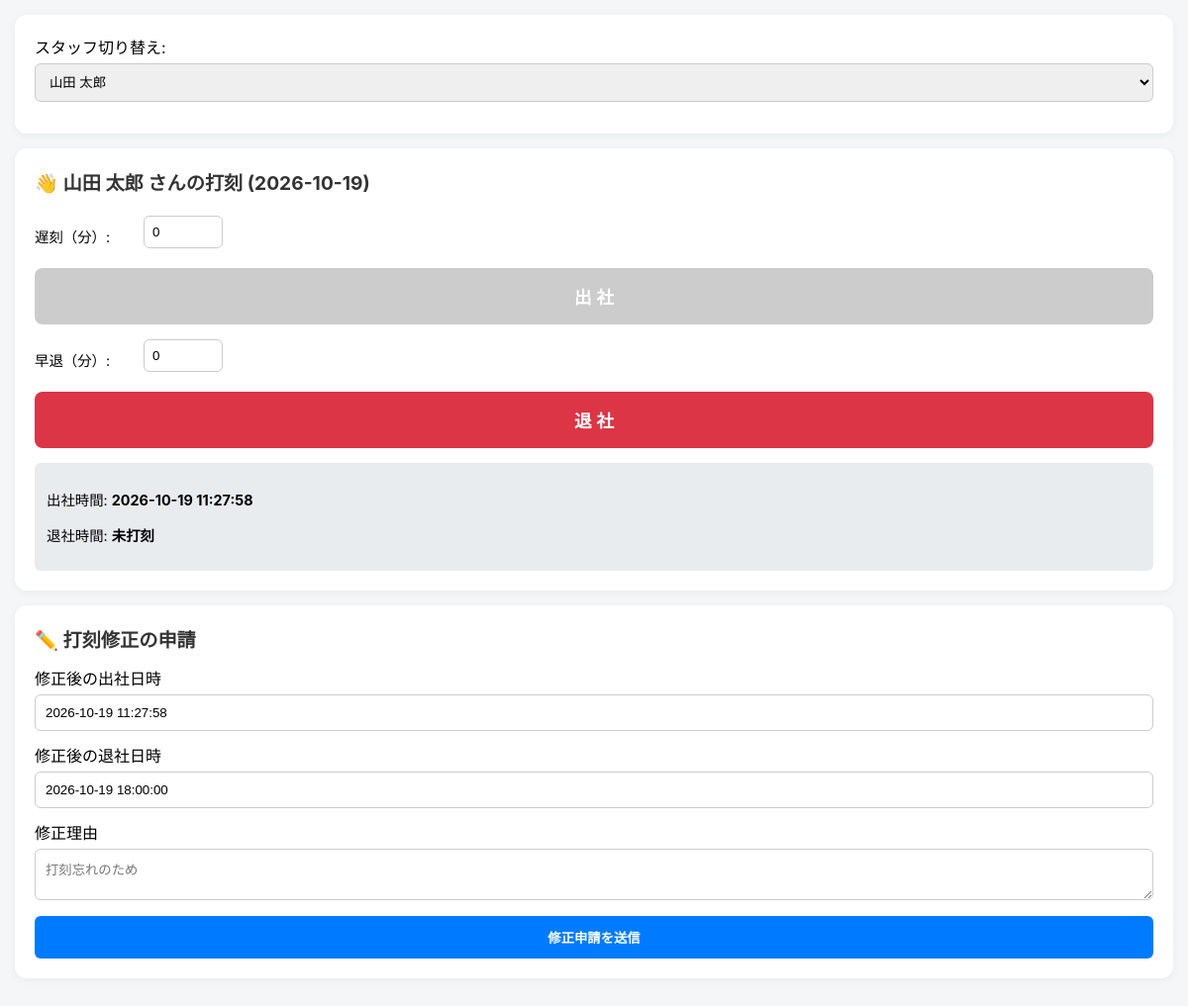
The page / on the database its author committed.
### tables this page shows
CREATE TABLE users (
                id INTEGER PRIMARY KEY AUTOINCREMENT,
                name TEXT NOT NULL,
                role TEXT DEFAULT 'employee'
            );

CREATE TABLE attendance (
                id INTEGER PRIMARY KEY AUTOINCREMENT,
                user_id INTEGER NOT NULL,
                work_date DATE NOT NULL,
                clock_in DATETIME,
                clock_out DATETIME,
                break_minutes INTEGER DEFAULT 60,
                tardy_minutes INTEGER DEFAULT 0,    -- 遅刻（分）
                early_leave_minutes INTEGER DEFAULT 0, -- 早退（分）
                actual_hours REAL DEFAULT 0,
                overtime_hours REAL DEFAULT 0
            );

### app.py (the view)
@app.route('/')
def index():
    user_id = request.args.get('user_id', 1)
    today = datetime.now().strftime('%Y-%m-%d')
    with get_db() as conn:
        user = conn.execute('SELECT * FROM users WHERE id = ?', (user_id,)).fetchone()
        attendance = conn.execute(
            'SELECT * FROM attendance WHERE user_id = ? AND work_date = ?',
            (user_id, today)
        ).fetchone()
        users = conn.execute('SELECT * FROM users').fetchall()
    return render_template('index.html', user=user, attendance=attendance, users=users, today=today)

### app.py (called while the page is built)
def get_db():
    conn = sqlite3.connect(DB_NAME)
    conn.row_factory = sqlite3.Row
    return conn

### templates/index.html (shortened to what this page needs)
<!DOCTYPE html>
<html lang="ja">
<head>
</head>
<body>
    <div class="card">
        <label>スタッフ切り替え:</label>
        <select onchange="location.href='/?user_id=' + this.value">
            {% for u in users %}
            <option value="{{ u.id }}" {% if u.id == user.id %}selected{% endif %}>{{ u.name }}</option>
            {% endfor %}
        </select>
    </div>
    <div class="card">
        <h1>👋 {{ user.name }} さんの打刻 ({{ today }})</h1>
        <div class="btn-group">
            <form action="/clock" method="POST">
                <div class="input-row">
                    <label>遅刻（分）:</label>
                    <input type="number" name="tardy_minutes" value="0" min="0">
                </div>
                <button type="submit" class="btn btn-in" {% if attendance and attendance.clock_in %}disabled{% endif %}>出 社</button>
            </form>
            <form action="/clock" method="POST">
                <div class="input-row">
                    <label>早退（分）:</label>
                    <input type="number" name="early_leave_minutes" value="0" min="0">
                </div>
                <button type="submit" class="btn btn-out" {% if not attendance or not attendance.clock_in or attendance.clock_out %}disabled{% endif %}>退 社</button>
            </form>
        </div>
        <div class="status">
            <p>出社時間: <strong>{{ attendance.clock_in if attendance and attendance.clock_in else '未打刻' }}</strong>
            {% if attendance and attendance.tardy_minutes > 0 %} <span style="color:red;">(遅刻 {{ attendance.tardy_minutes }}分)</span>{% endif %}</p>
            <p>退社時間: <strong>{{ attendance.clock_out if attendance and attendance.clock_out else '未打刻' }}</strong>
            {% if attendance and attendance.early_leave_minutes > 0 %} <span style="color:orange;">(早退 {{ attendance.early_leave_minutes }}分)</span>{% endif %}</p>
        </div>
    </div>
    {% if attendance %}
    <div class="card">
        <h1>✏️ 打刻修正の申請</h1>
        <form action="/request_correction" method="POST">
            <label>修正後の出社日時</label>
            <input type="text" name="requested_clock_in" value="{{ attendance.clock_in or today + ' 09:00:00' }}" required>
            <label>修正後の退社日時</label>
            <input type="text" name="requested_clock_out" value="{{ attendance.clock_out or today + ' 18:00:00' }}" required>
            <label>修正理由</label>
            <textarea name="reason" placeholder="打刻忘れのため" required></textarea>
            <button type="submit" class="submit-btn">修正申請を送信</button>
        </form>
    </div>
    {% endif %}
</body>
</html>

### templates/index.html (style rules this page uses)
body { font-family: -apple-system, BlinkMacSystemFont, "Segoe UI", Roboto, sans-serif; background: #f4f6f8; margin: 0; padding: 15px; }
.card { background: white; border-radius: 12px; padding: 20px; margin-bottom: 15px; box-shadow: 0 2px 8px rgba(0,0,0,0.05); }
h1 { font-size: 1.2rem; color: #333; margin-top: 0; }
.btn-group { display: flex; flex-direction: column; gap: 10px; margin: 15px 0; }
.btn { padding: 16px; font-size: 1.1rem; font-weight: bold; border: none; border-radius: 8px; color: white; cursor: pointer; width: 100%; }
.btn-in { background: #28a745; }
.btn-out { background: #dc3545; }
.btn:disabled { background: #ccc; cursor: not-allowed; }
.input-row { display: flex; align-items: center; gap: 10px; margin-bottom: 8px; }
.input-row label { font-size: 0.9rem; width: 100px; }
.input-row input { padding: 8px; border: 1px solid #ccc; border-radius: 6px; width: 80px; }
.status { background: #e9ecef; padding: 12px; border-radius: 6px; font-size: 0.9rem; }
input, select, textarea { width: 100%; padding: 10px; margin: 5px 0 12px; border: 1px solid #ccc; border-radius: 6px; box-sizing: border-box; }
.submit-btn { background: #007bff; color: white; border: none; padding: 12px; border-radius: 6px; width: 100%; font-weight: bold; }

### rows shown on the page
users: name "山田 太郎"
attendance: clock_in "2026-10-19 11:27:58", requested_clock_in "2026-10-19 11:27:58"

### other values the page prints
{{ attendance.clock_out if attendance and attendance.clock_out else '未打刻' }} "未打刻"
form field value "山田 太郎"
